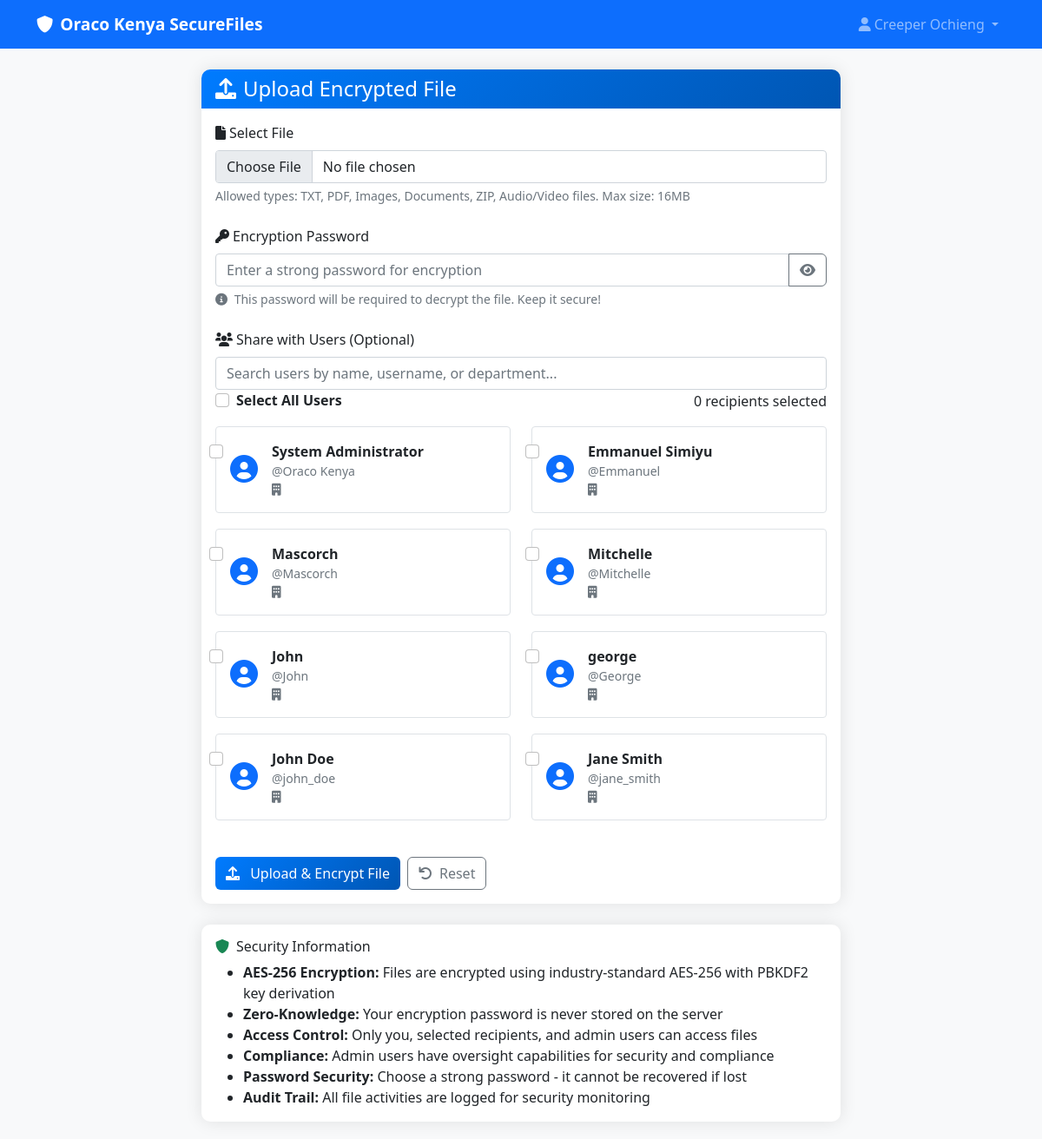
Page /upload (signed in) on the committed database.
### tables this page shows
CREATE TABLE users (
        id INTEGER PRIMARY KEY AUTOINCREMENT,
        username TEXT UNIQUE NOT NULL,
        email TEXT UNIQUE NOT NULL,
        password_hash TEXT NOT NULL,
        full_name TEXT NOT NULL,
        department TEXT NOT NULL,
        role TEXT DEFAULT 'user',
        is_active INTEGER DEFAULT 1,
        created_at TIMESTAMP DEFAULT CURRENT_TIMESTAMP,
        last_login TIMESTAMP,
        reset_token TEXT,
        reset_token_expires TIMESTAMP
    );

### app.py (the view)
    def decorated_function(*args, **kwargs):
        if 'user_id' not in session:
            return redirect(url_for('login'))
        return f(*args, **kwargs)

### app.py (called while the page is built, shortened)
def require_login(f):
    def decorated_function(*args, **kwargs):
        if 'user_id' not in session:
            return redirect(url_for('login'))
        return f(*args, **kwargs)
    decorated_function.__name__ = f.__name__
    return decorated_function

@app.route('/upload', methods=['GET', 'POST'])
@require_login
def upload_file():
    conn = sqlite3.connect('oraco_system.db')
    c = conn.cursor()
    c.execute('SELECT id, username, full_name FROM users WHERE is_active = 1 AND id != ?',
             (session['user_id'],))
    users = c.fetchall()
    conn.close()
    return render_template('upload.html', users=users)

### templates/upload.html (shortened to what this page needs)
{% extends "base.html" %}
{% block content %}
<div class="row justify-content-center">
    <div class="col-md-8">
        <div class="card">
            <div class="card-header">
                <h4 class="mb-0">
                    {% if is_sharing %}
                        <i class="fas fa-share me-2"></i>Share File: {{ filename }}
                    {% else %}
                        <i class="fas fa-upload me-2"></i>Upload Encrypted File
                    {% endif %}
                </h4>
            </div>
            <div class="card-body">
                {% if is_sharing %}
                <form method="POST" action="{{ url_for('share_file', file_id=file_id) }}">
                {% else %}
                <form method="POST" action="{{ url_for('upload_file') }}" enctype="multipart/form-data">
                {% endif %}
                    {% if not is_sharing %}
                    <div class="mb-4">
                        <label for="file" class="form-label">
                            <i class="fas fa-file me-1"></i>Select File
                        </label>
                        <input type="file" class="form-control" id="file" name="file" required
                               accept=".txt,.pdf,.png,.jpg,.jpeg,.gif,.doc,.docx,.xls,.xlsx,.zip,.mp4,.mp3">
                        <div class="form-text">
                            Allowed types: TXT, PDF, Images, Documents, ZIP, Audio/Video files. Max size: 16MB
                        </div>
                    </div>
                    <div class="mb-4">
                        <label for="password" class="form-label">
                            <i class="fas fa-key me-1"></i>Encryption Password
                        </label>
                        <div class="input-group">
                            <input type="password" class="form-control" id="password" name="password"
                                   required placeholder="Enter a strong password for encryption">
                            <button class="btn btn-outline-secondary" type="button" onclick="togglePassword('password')">
                                <i class="fas fa-eye" id="toggleIcon1"></i>
                            </button>
                        </div>
                        <div class="form-text">
                            <i class="fas fa-info-circle me-1"></i>
                            This password will be required to decrypt the file. Keep it secure!
                        </div>
                    </div>
                    {% endif %}
                    <div class="mb-4">
                        <label class="form-label">
                            <i class="fas fa-users me-1"></i>Share with Users {% if not is_sharing %}(Optional){% endif %}
                        </label>
                        {% if users %}
                        <div class="user-search">
                            <input type="text" class="form-control" id="userSearch"
                                   placeholder="Search users by name, username, or department...">
                        </div>
                        <div class="d-flex justify-content-between align-items-center mb-3">
                            <div class="form-check">
                                <input class="form-check-input" type="checkbox" id="selectAll">
                                <label class="form-check-label fw-bold" for="selectAll">
                                    Select All Users
                                </label>
                            </div>
                            <div class="sharing-summary">
                                <span class="recipient-count" id="recipientCount">0</span> recipients selected
                            </div>
                        </div>
                        <div class="recipient-selection-container">
                            <div class="row">
                                {% for user in users %}
                                <div class="col-md-6 mb-3">
                                    <div class="form-check user-selection-card p-3 border rounded">
                                        <input class="form-check-input user-checkbox" type="checkbox"
                                               name="shared_with" value="{{ user[0] }}" id="user{{ user[0] }}"
                                               {% if is_sharing and user[0]|string in current_shares %}checked{% endif %}>
                                        <label class="form-check-label w-100" for="user{{ user[0] }}">
                                            <div class="d-flex align-items-center">
                                                <div class="me-3">
                                                    <div class="user-avatar">
                                                        <i class="fas fa-user-circle fa-2x text-primary"></i>
                                                    </div>
                                                </div>
                                                <div class="flex-grow-1">
                                                    <div class="fw-bold text-dark">{{ user[2] }}</div>
                                                    <div class="text-muted small">@{{ user[1] }}</div>
                                                    <div class="text-muted small">
                                                        <i class="fas fa-building me-1"></i>{{ user[3] }}
                                                    </div>
                                                </div>
                                            </div>
                                        </label>
                                    </div>
                                </div>
                                {% endfor %}
                            </div>
                        </div>
                        {% else %}
                        <div class="alert alert-info">
                            <i class="fas fa-info-circle me-2"></i>
                            No other users available for sharing. Contact your administrator to add more users to the system.
                        </div>
                        {% endif %}
                    </div>
                    <div class="d-flex gap-2">
                        {% if is_sharing %}
                        <button type="submit" class="btn btn-success">
                            <i class="fas fa-share me-2"></i>Update Sharing
                        </button>
                        <a href="{{ url_for('dashboard') }}" class="btn btn-secondary">
                            <i class="fas fa-arrow-left me-2"></i>Back to Dashboard
                        </a>
                        {% else %}
                        <button type="submit" class="btn btn-primary" id="uploadBtn">
                            <i class="fas fa-upload me-2"></i>
                            <span id="uploadText">Upload & Encrypt File</span>
                        </button>
                        <button type="reset" class="btn btn-outline-secondary">
                            <i class="fas fa-undo me-2"></i>Reset
                        </button>
                        {% endif %}
                    </div>
                </form>
            </div>
        </div>
        <div class="card mt-4">
            <div class="card-body">
                <h6 class="card-title">
                    <i class="fas fa-shield-alt text-success me-2"></i>Security Information
                </h6>
                <ul class="mb-0">
                    <li><strong>AES-256 Encryption:</strong> Files are encrypted using industry-standard AES-256 with PBKDF2 key derivation</li>
                    <li><strong>Zero-Knowledge:</strong> Your encryption password is never stored on the server</li>
                    <li><strong>Access Control:</strong> Only you, selected recipients, and admin users can access files</li>
                    <li><strong>Compliance:</strong> Admin users have oversight capabilities for security and compliance</li>
                    {% if not is_sharing %}
                    <li><strong>Password Security:</strong> Choose a strong password - it cannot be recovered if lost</li>
                    {% endif %}
                    <li><strong>Audit Trail:</strong> All file activities are logged for security monitoring</li>
                </ul>
            </div>
        </div>
    </div>
</div>
{% endblock %}

### templates/base.html (shortened to what this page needs)
<!DOCTYPE html>
<html lang="en">
<head>
    <link href="https://cdn.jsdelivr.net/npm/bootstrap@5.1.3/dist/css/bootstrap.min.css" rel="stylesheet" />
    <link href="https://cdnjs.cloudflare.com/ajax/libs/font-awesome/6.0.0/css/all.min.css" rel="stylesheet" />
    <link href="{{ url_for('static', filename='css/style.css') }}" rel="stylesheet" />
</head>
<body>
    <nav class="navbar navbar-expand-lg navbar-dark bg-primary">
        <div class="container">
            <a class="navbar-brand" href="{{ url_for('index') }}">
                <i class="fas fa-shield-alt me-2"></i>Oraco Kenya SecureFiles
            </a>
            {% if session.user_id %}
            <div class="navbar-nav ms-auto">
                <div class="nav-item dropdown">
                    <a class="nav-link dropdown-toggle" href="#" id="navbarDropdown" role="button" data-bs-toggle="dropdown">
                        <i class="fas fa-user me-1"></i>{{ session.full_name }}
                    </a>
                </div>
            </div>
            {% endif %}
        </div>
    </nav>
    <main class="container mt-4">
        {% block content %}{% endblock %}
    </main>
</body>
</html>

### static/css/style.css (style rules this page uses)
body { background-color: #f8f9fa; font-family: 'Segoe UI', Tahoma, Geneva, Verdana, sans-serif; }
.navbar-brand { font-weight: bold; font-size: 1.2rem; }
.card { border: none; border-radius: 10px; box-shadow: 0 0 20px rgba(0, 0, 0, 0.1); margin-bottom: 20px; }
.card-header { background: linear-gradient(135deg, #007bff, #0056b3); color: white; border-radius: 10px 10px 0 0 !important; border: none; }
.btn { border-radius: 6px; font-weight: 500; }
.btn-primary { background: linear-gradient(135deg, #007bff, #0056b3); border: none; }

### rows in the picture
users: full_name "System Administrator", username "Oraco Kenya"
users: full_name "Emmanuel Simiyu", username "Emmanuel"
users: full_name "Mascorch", username "Mascorch"
users: full_name "Mitchelle", username "Mitchelle"
users: full_name "John", username "John"
users: full_name "george", username "George"
users: full_name "John Doe", username "john_doe"
users: full_name "Jane Smith", username "jane_smith"

### other values in the picture
{{ session.full_name }} "Creeper Ochieng"
